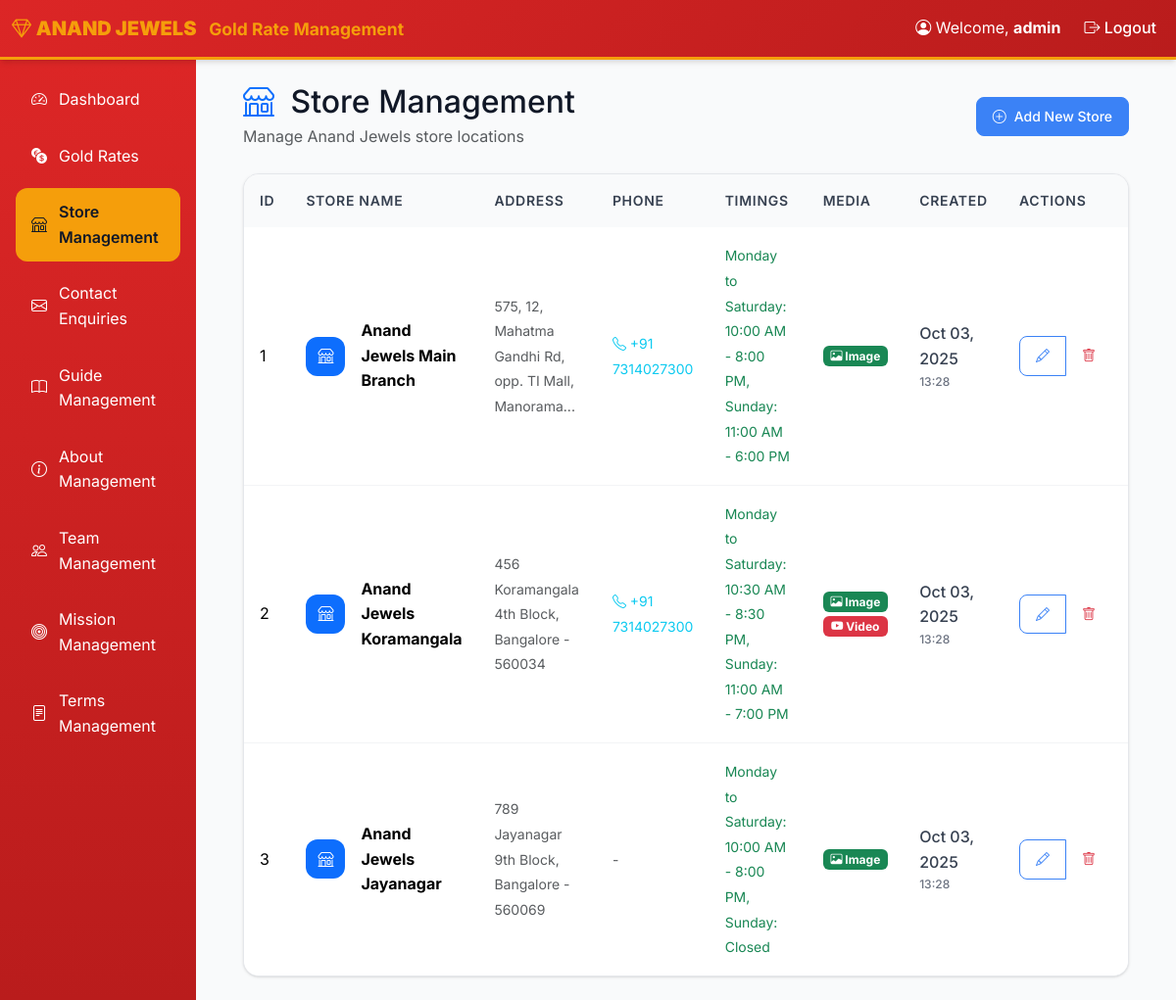
The app's page /admin/stores (signed in) with its own data.
### models.py (models this page shows, shortened)
class AdminUser(Base):
    __tablename__ = "admin_users"
    id = Column(Integer, primary_key=True, index=True)
    username = Column(String, unique=True, index=True, nullable=False)
    password_hash = Column(String, nullable=False)

class Store(Base):
    __tablename__ = "stores"
    id = Column(Integer, primary_key=True, index=True)
    store_name = Column(String, nullable=False)
    phone_number = Column(String, nullable=True)
    store_address = Column(Text, nullable=False)
    store_image = Column(String, nullable=True)  # URL/Path to store image
    youtube_link = Column(String, nullable=True)  # YouTube video link
    timings = Column(String, nullable=False)  # e.g., "Mon-Sat: 10:00 AM - 8:00 PM, Sun: 11:00 AM - 6:00 PM"
    created_at = Column(DateTime, default=func.now(), nullable=False)

### routers/stores.py (the view)
@router.get("/stores")
async def list_stores(request: Request, db: Session = Depends(get_db)):
    user = get_current_user(request, db)
    if not user:
        return RedirectResponse(url="/admin/login", status_code=302)
    stores = db.query(Store).order_by(Store.created_at.desc()).all()
    return templates.TemplateResponse("stores/list.html", {
        "request": request,
        "user": user,
        "stores": stores
    })

### templates/stores/list.html (shortened to what this page needs)
{% extends "base.html" %}
{% block content %}
<div class="container-fluid px-4">
    <div class="row mb-4">
        <div class="col-12">
            <div class="d-flex justify-content-between align-items-center">
                <div>
                    <h1 class="h2 mb-1">
                        <i class="bi bi-shop text-primary me-2"></i>
                        Store Management
                    </h1>
                    <p class="text-muted mb-0">Manage Anand Jewels store locations</p>
                </div>
                <div>
                    <a href="/admin/stores/add" class="btn btn-primary">
                        <i class="bi bi-plus-circle"></i>
                        Add New Store
                    </a>
                </div>
            </div>
        </div>
    </div>
    <div class="row">
        <div class="col-12">
            {% if stores %}
            <div class="table-card">
                <div class="table-responsive">
                    <table class="table">
                        <thead>
                            <tr>
                                <th>ID</th>
                                <th>Store Name</th>
                                <th>Address</th>
                                <th class="d-none d-md-table-cell">Phone</th>
                                <th>Timings</th>
                                <th class="d-none d-md-table-cell">Media</th>
                                <th class="d-none d-lg-table-cell">Created</th>
                                <th>Actions</th>
                            </tr>
                        </thead>
                        <tbody>
                            {% for store in stores %}
                            <tr>
                                <td>{{ store.id }}</td>
                                <td>
                                    <div class="d-flex align-items-center">
                                        <div class="feature-icon bg-primary me-3" style="width: 40px; height: 40px;">
                                            <i class="bi bi-shop"></i>
                                        </div>
                                        <div>
                                            <strong>{{ store.store_name }}</strong>
                                        </div>
                                    </div>
                                </td>
                                <td>
                                    <small class="text-muted">{{ store.store_address[:50] }}{% if store.store_address|length > 50 %}...{% endif %}</small>
                                </td>
                                <td class="d-none d-md-table-cell">
                                    {% if store.phone_number %}
                                        <small class="text-info">
                                            <i class="bi bi-telephone"></i> {{ store.phone_number }}
                                        </small>
                                    {% else %}
                                        <small class="text-muted">-</small>
                                    {% endif %}
                                </td>
                                <td>
                                    <small class="text-success">{{ store.timings }}</small>
                                </td>
                                <td class="d-none d-md-table-cell">
                                    <div class="d-flex flex-column gap-1">
                                        {% if store.store_image %}
                                            <span class="badge bg-success">
                                                <i class="bi bi-image"></i> Image
                                            </span>
                                        {% endif %}
                                        {% if store.youtube_link %}
                                            <span class="badge bg-danger">
                                                <i class="bi bi-youtube"></i> Video
                                            </span>
                                        {% endif %}
                                    </div>
                                </td>
                                <td class="d-none d-lg-table-cell">
                                    <div class="update-time">
                                        {{ store.created_at.strftime('%b %d, %Y') }}
                                        <small>{{ store.created_at.strftime('%H:%M') }}</small>
                                    </div>
                                </td>
                                <td>
                                    <div class="btn-group btn-group-sm" role="group">
                                        <a href="/admin/stores/edit/{{ store.id }}" class="btn btn-outline-primary">
                                            <i class="bi bi-pencil"></i>
                                        </a>
                                        <a href="/admin/stores/delete/{{ store.id }}"
                                           class="btn btn-outline-danger"
                                           onclick="return confirm('Are you sure you want to delete this store?')">
                                            <i class="bi bi-trash"></i>
                                        </a>
                                    </div>
                                </td>
                            </tr>
                            {% endfor %}
                        </tbody>
                    </table>
                </div>
            </div>
            {% endif %}
        </div>
    </div>
</div>
{% endblock %}

### templates/base.html (shortened to what this page needs)
<!DOCTYPE html>
<html lang="en">
<head>
    <link href="https://cdn.jsdelivr.net/npm/bootstrap@5.3.2/dist/css/bootstrap.min.css" rel="stylesheet">
    <link href="https://cdn.jsdelivr.net/npm/bootstrap-icons@1.10.0/font/bootstrap-icons.css" rel="stylesheet">
    <link href="/static/style.css" rel="stylesheet">
</head>
<body>
    {% block navbar %}
    {% if user %}
    <nav class="navbar navbar-expand-lg navbar-dark">
        <div class="container-fluid">
            <a class="navbar-brand" href="/admin">
                <i class="bi bi-gem"></i>
                <strong>ANAND JEWELS</strong>
                <small class="d-none d-md-inline-block ms-2">Gold Rate Management</small>
            </a>
            <div class="collapse navbar-collapse" id="navbarNav">
                <div class="navbar-nav ms-auto">
                    <span class="navbar-text me-3">
                        <i class="bi bi-person-circle"></i> Welcome, <strong>{{ user.username }}</strong>
                    </span>
                    <a class="nav-link" href="/admin/logout">
                        <i class="bi bi-box-arrow-right"></i> Logout
                    </a>
                </div>
            </div>
        </div>
    </nav>
    {% endif %}
    {% endblock %}
    <div class="container-fluid">
        <div class="row">
            {% if user %}
            <div class="col-md-3 col-lg-2 sidebar p-3 d-none d-md-block">
                <ul class="nav nav-pills flex-column">
                    <li class="nav-item">
                        <a class="nav-link {% if request.url.path == '/admin' %}active{% endif %}" href="/admin">
                            <i class="bi bi-speedometer2"></i> Dashboard
                        </a>
                    </li>
                    <li class="nav-item">
                        <a class="nav-link {% if 'gold-rates' in request.url.path %}active{% endif %}" href="/admin/gold-rates">
                            <i class="bi bi-currency-exchange"></i> Gold Rates
                        </a>
                    </li>
                    <li class="nav-item">
                        <a class="nav-link {% if 'stores' in request.url.path %}active{% endif %}" href="/admin/stores">
                            <i class="bi bi-shop"></i> Store Management
                        </a>
                    </li>
                    <li class="nav-item">
                        <a class="nav-link {% if 'contact-enquiries' in request.url.path %}active{% endif %}" href="/admin/contact-enquiries">
                            <i class="bi bi-envelope"></i> Contact Enquiries
                        </a>
                    </li>
                    <li class="nav-item">
                        <a class="nav-link {% if 'guides' in request.url.path %}active{% endif %}" href="/admin/guides">
                            <i class="bi bi-book"></i> Guide Management
                        </a>
                    </li>
                    <li class="nav-item">
                        <a class="nav-link {% if 'about' in request.url.path %}active{% endif %}" href="/admin/about">
                            <i class="bi bi-info-circle"></i> About Management
                        </a>
                    </li>
                    <li class="nav-item">
                        <a class="nav-link {% if 'team' in request.url.path %}active{% endif %}" href="/admin/team">
                            <i class="bi bi-people"></i> Team Management
                        </a>
                    </li>
                    <li class="nav-item">
                        <a class="nav-link {% if 'missions' in request.url.path %}active{% endif %}" href="/admin/missions">
                            <i class="bi bi-bullseye"></i> Mission Management
                        </a>
                    </li>
                    <li class="nav-item">
                        <a class="nav-link {% if 'terms' in request.url.path %}active{% endif %}" href="/admin/terms">
                            <i class="bi bi-file-text"></i> Terms Management
                        </a>
                    </li>
                </ul>
            </div>
            {% endif %}
            <div class="{% if user %}col-md-9 col-lg-10{% else %}col-12{% endif %} {% if user %}main-content{% endif %} p-4">
                {% block content %}{% endblock %}
            </div>
        </div>
    </div>
</body>
</html>

### static/style.css (style rules this page uses)
:root { --primary: #DC2626; --secondary: #F59E0B; --success: #10B981; --warning: #F59E0B; --info: #3B82F6; --danger: #EF4444; --white: #FFFFFF; --gray-50: #F9FAFB; --gray-100: #F3F4F6; --gray-200: #E5E7EB; --gray-300: #D1D5DB; --gray-400: #9CA3AF; --gray-500: #6B7280; --gray-600: #4B5563; --gray-700: #374151; --gray-800: #1F2937; --gray-900: #111827; --space-1: 0.25rem; --space-2: 0.5rem; --space-3: 0.75rem; --space-4: 1rem; --space-5: 1.25rem; --space-6: 1.5rem; --space-8: 2rem; --space-10: 2.5rem; --space-12: 3rem; --radius-sm: 0.375rem; --radius: 0.5rem; --radius-lg: 0.75rem; --radius-xl: 1rem; --radius-2xl: 1.5rem; --shadow-sm: 0 1px 2px 0 rgb(0 0 0 / 0.05); --shadow: 0 1px 3px 0 rgb(0 0 0 / 0.1), 0 1px 2px -1px rgb(0 0 0 / 0.1); --shadow-md: 0 4px 6px -1px rgb(0 0 0 / 0.1), 0 2px 4px -2px rgb(0 0 0 / 0.1); --shadow-lg: 0 10px 15px -3px rgb(0 0 0 / 0.1), 0 4px 6px -4px rgb(0 0 0 / 0.1); --shadow-xl: 0 20px 25px -5px rgb(0 0 0 / 0.1), 0 8px 10px -6px rgb(0 0 0 / 0.1); --font-sans: 'Inter', -apple-system, BlinkMacSystemFont, 'Segoe UI', Roboto, sans-serif; }
* { box-sizing: border-box; }
body { font-family: var(--font-sans); background-color: var(--gray-50); color: var(--gray-900); line-height: 1.6; margin: 0; padding: 0; }
.navbar { background: linear-gradient(135deg, var(--primary), #B91C1C); border-bottom: 3px solid var(--secondary); box-shadow: var(--shadow-md); }
.navbar-brand { font-weight: 700; color: var(--secondary) !important; font-size: 1.25rem; }
.navbar-nav .nav-link { color: var(--white) !important; font-weight: 500; transition: color 0.2s ease; }
.navbar-text { color: var(--white) !important; }
.sidebar { background: linear-gradient(180deg, var(--primary), #B91C1C); min-height: 100vh; padding: var(--space-6); }
.sidebar .nav-link { color: var(--white) !important; padding: var(--space-3) var(--space-4); border-radius: var(--radius-lg); margin-bottom: var(--space-2); transition: all 0.2s ease; display: flex; align-items: center; gap: var(--space-3); }
.sidebar .nav-link.active { background-color: var(--secondary); color: var(--gray-900) !important; font-weight: 600; }
.table-card { background: var(--white); border-radius: var(--radius-xl); box-shadow: var(--shadow); border: 1px solid var(--gray-200); overflow: hidden; }
.table { margin-bottom: 0; }
.table thead th { background: var(--gray-50); border: none; color: var(--gray-700); font-weight: 600; padding: var(--space-4); font-size: 0.875rem; text-transform: uppercase; letter-spacing: 0.05em; }
.table tbody td { padding: var(--space-4); border-bottom: 1px solid var(--gray-100); vertical-align: middle; }
.table tbody tr:last-child td { border-bottom: none; }
.update-time { font-weight: 500; color: var(--gray-700); }
.update-time small { display: block; color: var(--gray-500); font-size: 0.75rem; }
.feature-icon { width: 40px; height: 40px; border-radius: var(--radius-lg); display: flex; align-items: center; justify-content: center; color: var(--white); font-size: 1rem; flex-shrink: 0; }
.btn { display: inline-flex; align-items: center; justify-content: center; gap: var(--space-2); padding: var(--space-3) var(--space-4); border-radius: var(--radius); font-weight: 500; text-decoration: none; border: 1px solid transparent; cursor: pointer; transition: all 0.2s ease; font-size: 0.875rem; line-height: 1; }
.btn-primary { background: var(--info); color: var(--white); border-color: var(--info); }
.btn-outline-primary { background: transparent; color: var(--info); border-color: var(--info); }
.d-flex { display: flex; }
.d-none { display: none; }
.align-items-center { align-items: center; }
.justify-content-between { justify-content: space-between; }
.mb-0 { margin-bottom: 0; }
.me-2 { margin-right: var(--space-2); }
.me-3 { margin-right: var(--space-3); }
@media (min-width: 768px) { .d-md-table-cell { display: table-cell !important; } }
@media (min-width: 992px) { .d-lg-table-cell { display: table-cell !important; } }

### records on screen
AdminUser: username "admin"
Store: id "1", store_name "Anand Jewels Main Branch", store_address "575, 12, Mahatma Gandhi Rd, opp. TI Mall, Manorama", phone_number "+91 7314027300", timings "Monday to Saturday: 10:00 AM - 8:00 PM, Sunday: 11:00 AM - 6:00 PM", shows "Image", created_at "Oct 03, 2025", created_at "13:28"
Store: id "2", store_name "Anand Jewels Koramangala", store_address "456 Koramangala 4th Block, Bangalore - 560034", phone_number "+91 7314027300", timings "Monday to Saturday: 10:30 AM - 8:30 PM, Sunday: 11:00 AM - 7:00 PM", shows "Image", shows "Video", created_at "Oct 03, 2025", created_at "13:28"
Store: id "3", store_name "Anand Jewels Jayanagar", store_address "789 Jayanagar 9th Block, Bangalore - 560069", timings "Monday to Saturday: 10:00 AM - 8:00 PM, Sunday: Closed", shows "Image", created_at "Oct 03, 2025", created_at "13:28"
